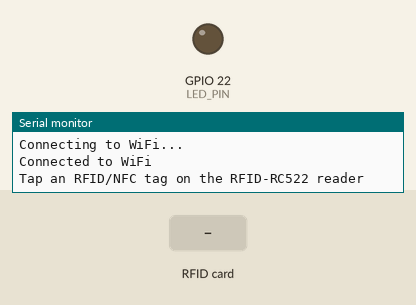
Simulated run of this sketch. Board: ESP32. Shown: output pins drawn as LEDs (lit = HIGH), the last lines printed to the serial monitor. The inputs (shaded band) are chosen by the test bench. WiFi joins after 1.5 s; servers stay silent unless stated.

Above: at 3.2 s.
3.3 s: RFID card 5E 7A 19 C4 held to the reader
At 3.8 s:
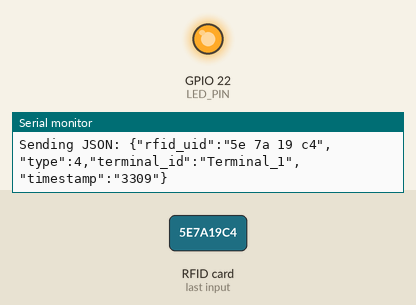
Timing chart, 0 to 6.3 s (numbered marks = the images above; inputs shaded):
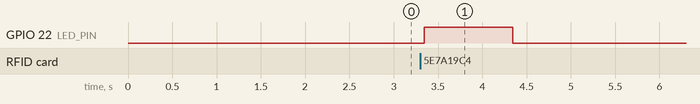

Measured:
- after the input at 3.3 s, GPIO 22 (LED_PIN): LOW → HIGH at once, → LOW 1.0 s later

The sketch:

rfidreader.ino
```cpp
#include <WiFi.h>
#include <HTTPClient.h>
#include <SPI.h>
#include <MFRC522.h>
#include <ArduinoJson.h>
#include <TaskScheduler.h>

#define WIFI_SSID "bokya"
#define WIFI_PASSWORD "chicksilog"
#define SERVER_URL "ccscloud.dlsu.edu.ph"
#define PORT 20281


#define SS_PIN  5  // ESP32 pin GPIO5
#define RST_PIN 27 // ESP32 pin GPIO27
#define LED_PIN 22

MFRC522 rfid(SS_PIN, RST_PIN);
MFRC522::MIFARE_Key key;

Scheduler scheduler;

void collectData();  // Forward declaration of the collectData function

Task taskCollectData(5000, TASK_FOREVER, &collectData);

WiFiClient client;


void setup() {
  Serial.begin(9600);
  SPI.begin(); // init SPI bus
  rfid.PCD_Init(); // init MFRC522

  for (byte i = 0; i < 6; i++) {
    key.keyByte[i] = 0xFF;
  }

  pinMode(LED_PIN, OUTPUT);

  WiFi.begin(WIFI_SSID, WIFI_PASSWORD);
  while (WiFi.status() != WL_CONNECTED) {
    delay(1000);
    Serial.println("Connecting to WiFi...");
  }
  Serial.println("Connected to WiFi");

  Serial.println("Tap an RFID/NFC tag on the RFID-RC522 reader");

  scheduler.addTask(taskCollectData);
  taskCollectData.enable();
}

void loop() {
  scheduler.execute();
}

void collectData() {
  if (client.connect(SERVER_URL, PORT)) {
    while(true){
      if (rfid.PICC_IsNewCardPresent()) { // new tag is available
        if (rfid.PICC_ReadCardSerial()) { // NUID has been readed
          MFRC522::PICC_Type piccType = rfid.PICC_GetType(rfid.uid.sak);
          if (piccType != MFRC522::PICC_TYPE_MIFARE_MINI &&
              piccType != MFRC522::PICC_TYPE_MIFARE_1K &&
              piccType != MFRC522::PICC_TYPE_MIFARE_4K) {
            Serial.println(F("This sample only works with MIFARE Classic cards."));
            return;
          }

          String rfid_uid = "";
          for (byte i = 0; i < rfid.uid.size; i++) {
            rfid_uid += String(rfid.uid.uidByte[i], HEX);
            if (i < rfid.uid.size - 1) {
              rfid_uid += " ";
            }
          }

          String terminal_id = "Terminal_1";
          String timestamp = String(millis());

          StaticJsonDocument<200> doc;
          doc["rfid_uid"] = rfid_uid;
          doc["type"] = piccType;
          doc["terminal_id"] = terminal_id;
          doc["timestamp"] = timestamp;

          String json;
          serializeJson(doc, json);

          Serial.print("Sending JSON: ");
          Serial.println(json);  // Debugging statement

          digitalWrite(LED_PIN, HIGH);
          delay(1000);
          digitalWrite(LED_PIN, LOW);

          client.print(json);  // Ensure the entire JSON string is sent
          // client.stop();

          rfid.PICC_HaltA(); // halt PICC
          rfid.PCD_StopCrypto1(); // stop encryption on PCD
        }
      }
    }
  }
}
```
